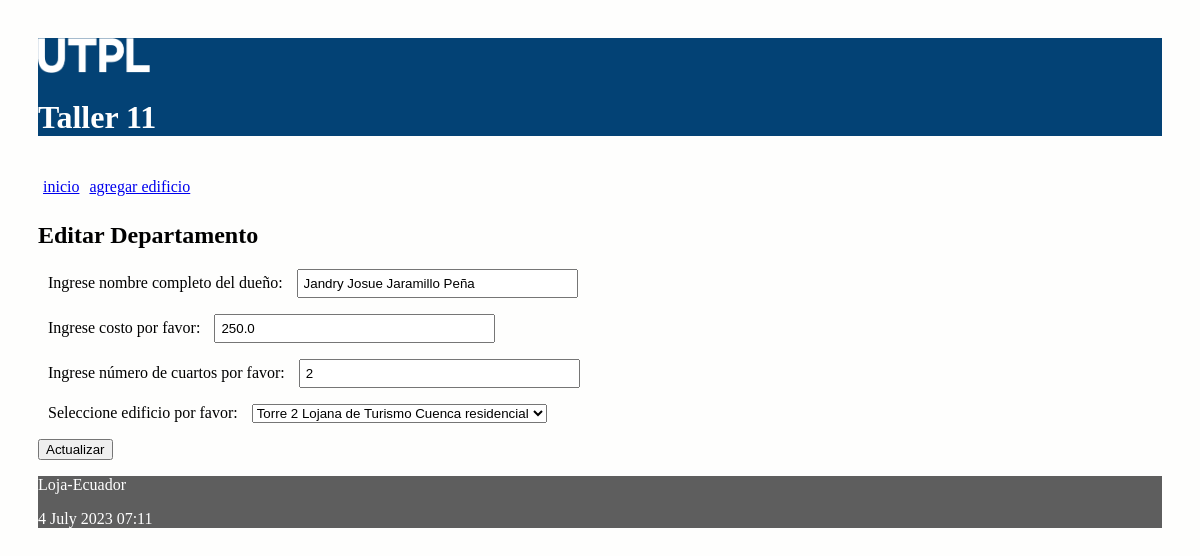
The page /editar/departamento/2 on the database its author committed.
### condominios/models.py (models this page shows, shortened)
class Departamento(models.Model):
    nombreP = models.CharField(max_length=100)
    costo = models.FloatField()
    numCuartos = models.IntegerField()
    edificio = models.ForeignKey(Edificio, on_delete=models.CASCADE,
            related_name="edificioRN")

### condominios/views.py (the view)
# urls.py: path('editar/departamento/<int:id>', views.editarDepartamento,
def editarDepartamento(request, id):
    departamento = Departamento.objects.get(pk=id)
    if request.method=='POST':
        formulario = DepartamentoForm(request.POST, instance=departamento)
        print(formulario.errors)
        if formulario.is_valid():
            formulario.save()
            return redirect(index)
    else:
        formulario = DepartamentoForm(instance=departamento)
    diccionario = {'formulario': formulario}
    return render(request, 'editarDepartamento.html', diccionario)

### condominios/forms.py (shortened to what this page needs)
class DepartamentoForm(ModelForm):
    class Meta:
        model = Departamento
        fields = ['nombreP', 'costo', 'numCuartos', 'edificio']
        labels = {
            'nombreP': _('Ingrese nombre completo del dueño'),
            'costo': _('Ingrese costo por favor'),
            'numCuartos': _('Ingrese número de cuartos por favor'),
            'edificio': _('Seleccione edificio por favor'),
        }

### condominios/models.py (called while the page is built)
    def __str__(self):
        return "%s %s %s %s" % (self.nombre,
                self.direccion,
                self.ciudad,
                self.tipo)

### condominios/templates/editarDepartamento.html (shortened to what this page needs)
{% extends "master.html" %}
{% block content %}
<h2>Editar Departamento</h3>
<form action="" method="post">
  {{formulario.as_p}}
  <p><input type='submit' value='Actualizar'/></p>
</form>
{% endblock %}

### condominios/static/css/estilos.css (style rules this page uses)
body { background: #FEFEFD; padding: 30px; }
input[type=text], input[type=number] { width: 25%; padding: 5px 5px; box-sizing: border-box; }
label { padding: 12px 10px; }

### rows shown on the page
Departamento: nombreP "Jandry Josue Jaramillo Peña", costo "250.0", numCuartos "2", edificio "Torre 2 Lojana de Turismo Cuenca residencial"
